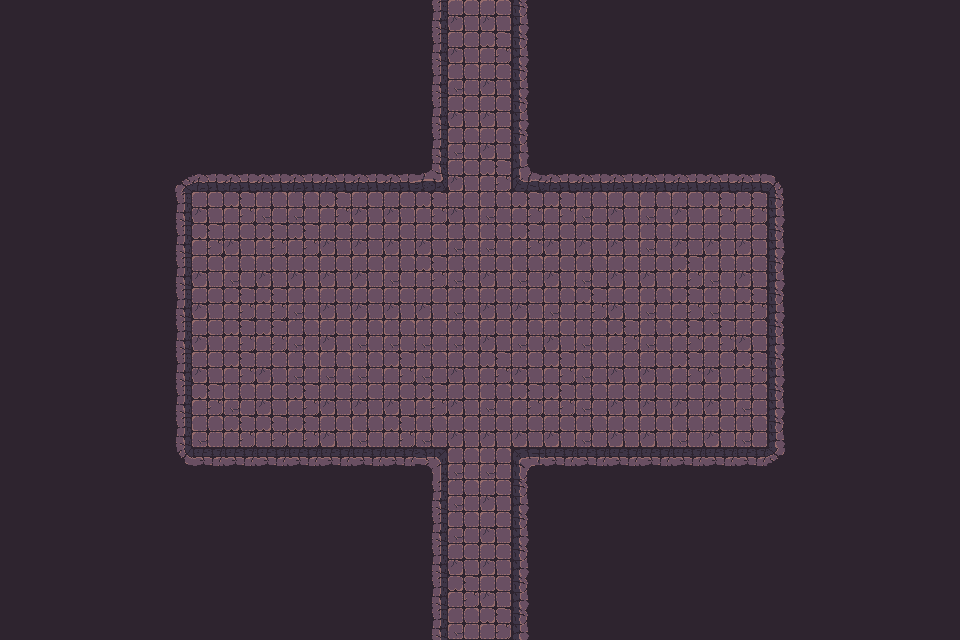

Below is a game level as drawn by its tile map, then a one-line description and the .tmx file that defines it, in full:
An orthogonal 30x20 tile map with 32x32 px tiles, 1 tile layer (Tile layer 1), 2 tilesets and 57 objects.

<map version="1.10" tiledversion="1.11.2" orientation="orthogonal" renderorder="right-down" width="30" height="20" tilewidth="32" tileheight="32" infinite="0" nextlayerid="3" nextobjectid="1">
    <tileset firstgid="1" name="Town Tileset" tilewidth="32" tileheight="32" tilecount="64" columns="8">
        <image source="../../../tiles/World H Tileset.png" trans="ff00ff" width="256" height="256" />
        <tile id="4">
            <objectgroup draworder="index" id="2">
                <object id="1" x="0" y="0" width="32" height="32" />
            </objectgroup>
        </tile>
        <tile id="5">
            <objectgroup draworder="index" id="2">
                <object id="1" x="0" y="0" width="32" height="32" />
            </objectgroup>
        </tile>
        <tile id="6">
            <objectgroup draworder="index" id="2">
                <object id="1" x="0" y="0" width="32" height="32" />
            </objectgroup>
        </tile>
        <tile id="7">
            <objectgroup draworder="index" id="2">
                <object id="1" x="0" y="0" width="32" height="32" />
            </objectgroup>
        </tile>
        <tile id="8">
            <objectgroup draworder="index" id="2">
                <object id="1" x="0" y="0" width="32" height="32" />
            </objectgroup>
        </tile>
        <tile id="10">
            <objectgroup draworder="index" id="2">
                <object id="1" x="0" y="32" width="32" height="0" />
            </objectgroup>
        </tile>
        <tile id="11">
            <objectgroup draworder="index" id="2">
                <object id="1" x="0" y="32" width="32" height="0" />
                <object id="2" x="32" y="0" width="0" height="32" />
            </objectgroup>
        </tile>
        <tile id="12">
            <objectgroup draworder="index" id="2">
                <object id="1" x="32" y="0" width="0" height="32" />
            </objectgroup>
        </tile>
        <tile id="13">
            <objectgroup draworder="index" id="2">
                <object id="1" x="0" y="32" width="32" height="0" />
                <object id="2" x="0" y="32" width="32" height="0" />
                <object id="3" x="0" y="0" width="0" height="32" />
            </objectgroup>
        </tile>
        <tile id="14">
            <objectgroup draworder="index" id="2">
                <object id="1" x="0" y="0" width="0" height="32" />
            </objectgroup>
        </tile>
        <tile id="16">
            <objectgroup draworder="index" id="2">
                <object id="1" x="0" y="0" width="32" height="32" />
            </objectgroup>
        </tile>
        <tile id="24">
            <objectgroup draworder="index" id="2">
                <object id="1" x="0" y="0" width="32" height="32" />
            </objectgroup>
        </tile>
    </tileset>
    <tileset firstgid="65" name="Dungeon Crawler Tileset" tilewidth="32" tileheight="32" tilecount="100" columns="10">
        <image source="../../../tiles/Dungeon_Tile.png" trans="" width="320" height="320" />
        <tile id="2">
            <objectgroup draworder="index" id="2">
                <object id="1" x="0" y="0" width="32" height="32" />
            </objectgroup>
        </tile>
        <tile id="3">
            <objectgroup draworder="index" id="2">
                <object id="1" x="0" y="0" width="32" height="32" />
            </objectgroup>
        </tile>
        <tile id="4">
            <objectgroup draworder="index" id="2">
                <object id="1" x="0" y="0" width="32" height="32" />
            </objectgroup>
        </tile>
        <tile id="5">
            <objectgroup draworder="index" id="2">
                <object id="1" x="0" y="0" width="32" height="32" />
            </objectgroup>
        </tile>
        <tile id="6">
            <objectgroup draworder="index" id="2">
                <object id="1" x="0" y="0" width="32" height="32" />
            </objectgroup>
        </tile>
        <tile id="8">
            <objectgroup draworder="index" id="2">
                <object id="1" x="0" y="0" width="32" height="32" />
            </objectgroup>
        </tile>
        <tile id="12">
            <objectgroup draworder="index" id="2">
                <object id="1" x="0" y="0" width="32" height="32" />
            </objectgroup>
        </tile>
        <tile id="13">
            <objectgroup draworder="index" id="2">
                <object id="1" x="0" y="0" width="32" height="32" />
            </objectgroup>
        </tile>
        <tile id="14">
            <objectgroup draworder="index" id="2">
                <object id="1" x="0" y="0" width="32" height="32" />
            </objectgroup>
        </tile>
        <tile id="15">
            <objectgroup draworder="index" id="2">
                <object id="1" x="0" y="0" width="32" height="32" />
            </objectgroup>
        </tile>
        <tile id="16">
            <objectgroup draworder="index" id="2">
                <object id="1" x="0" y="0" width="32" height="32" />
            </objectgroup>
        </tile>
        <tile id="18">
            <objectgroup draworder="index" id="2">
                <object id="1" x="0" y="0" width="32" height="32" />
            </objectgroup>
        </tile>
        <tile id="22">
            <objectgroup draworder="index" id="2">
                <object id="1" x="0" y="0" width="32" height="32" />
            </objectgroup>
        </tile>
        <tile id="23">
            <objectgroup draworder="index" id="2">
                <object id="1" x="0" y="0" width="32" height="32" />
            </objectgroup>
        </tile>
        <tile id="24">
            <objectgroup draworder="index" id="2">
                <object id="1" x="0" y="0" width="32" height="32" />
            </objectgroup>
        </tile>
        <tile id="25">
            <objectgroup draworder="index" id="2">
                <object id="1" x="0" y="0" width="32" height="32" />
            </objectgroup>
        </tile>
        <tile id="26">
            <objectgroup draworder="index" id="2">
                <object id="1" x="0" y="0" width="32" height="32" />
            </objectgroup>
        </tile>
        <tile id="28">
            <objectgroup draworder="index" id="2">
                <object id="1" x="0" y="0" width="32" height="32" />
            </objectgroup>
        </tile>
        <tile id="32">
            <objectgroup draworder="index" id="2">
                <object id="1" x="0" y="0" width="32" height="32" />
            </objectgroup>
        </tile>
        <tile id="33">
            <objectgroup draworder="index" id="2">
                <object id="1" x="0" y="0" width="32" height="32" />
            </objectgroup>
        </tile>
        <tile id="34">
            <objectgroup draworder="index" id="2">
                <object id="1" x="0" y="0" width="32" height="32" />
            </objectgroup>
        </tile>
        <tile id="35">
            <objectgroup draworder="index" id="2">
                <object id="1" x="0" y="0" width="32" height="32" />
            </objectgroup>
        </tile>
        <tile id="36">
            <objectgroup draworder="index" id="2">
                <object id="1" x="0" y="0" width="32" height="32" />
            </objectgroup>
        </tile>
        <tile id="38">
            <objectgroup draworder="index" id="2">
                <object id="1" x="0" y="0" width="32" height="32" />
            </objectgroup>
        </tile>
        <tile id="42">
            <objectgroup draworder="index" id="2">
                <object id="1" x="0" y="0" width="32" height="32" />
            </objectgroup>
        </tile>
        <tile id="43">
            <objectgroup draworder="index" id="2">
                <object id="1" x="0" y="0" width="32" height="32" />
            </objectgroup>
        </tile>
        <tile id="44">
            <objectgroup draworder="index" id="2">
                <object id="1" x="0" y="0" width="32" height="32" />
            </objectgroup>
        </tile>
        <tile id="45">
            <objectgroup draworder="index" id="2">
                <object id="1" x="0" y="0" width="32" height="32" />
            </objectgroup>
        </tile>
        <tile id="46">
            <objectgroup draworder="index" id="2">
                <object id="1" x="0" y="0" width="32" height="32" />
            </objectgroup>
        </tile>
        <tile id="48">
            <objectgroup draworder="index" id="2">
                <object id="1" x="0" y="0" width="32" height="32" />
            </objectgroup>
        </tile>
        <tile id="52">
            <objectgroup draworder="index" id="2">
                <object id="1" x="0" y="0" width="32" height="32" />
            </objectgroup>
        </tile>
        <tile id="53">
            <objectgroup draworder="index" id="2">
                <object id="1" x="0" y="0" width="32" height="32" />
            </objectgroup>
        </tile>
        <tile id="54">
            <objectgroup draworder="index" id="2">
                <object id="1" x="0" y="0" width="32" height="32" />
            </objectgroup>
        </tile>
        <tile id="55">
            <objectgroup draworder="index" id="2">
                <object id="1" x="0" y="0" width="32" height="32" />
            </objectgroup>
        </tile>
        <tile id="56">
            <objectgroup draworder="index" id="2">
                <object id="1" x="0" y="0" width="32" height="32" />
            </objectgroup>
        </tile>
        <tile id="58">
            <objectgroup draworder="index" id="2">
                <object id="1" x="0" y="0" width="32" height="32" />
            </objectgroup>
        </tile>
        <tile id="62">
            <objectgroup draworder="index" id="2">
                <object id="1" x="0" y="0" width="32" height="32" />
            </objectgroup>
        </tile>
        <tile id="63">
            <objectgroup draworder="index" id="2">
                <object id="1" x="0" y="0" width="32" height="32" />
            </objectgroup>
        </tile>
        <tile id="64">
            <objectgroup draworder="index" id="2">
                <object id="1" x="0" y="0" width="32" height="32" />
            </objectgroup>
        </tile>
        <tile id="65">
            <objectgroup draworder="index" id="2">
                <object id="1" x="0" y="0" width="32" height="32" />
            </objectgroup>
        </tile>
        <tile id="66">
            <objectgroup draworder="index" id="2">
                <object id="1" x="0" y="0" width="32" height="32" />
            </objectgroup>
        </tile>
        <tile id="68">
            <objectgroup draworder="index" id="2">
                <object id="1" x="0" y="0" width="32" height="32" />
            </objectgroup>
        </tile>
    </tileset>
    <layer id="1" name="Tile layer 1" width="30" height="20">
        <data encoding="csv">
122,122,122,122,122,122,122,122,122,122,122,122,122,77,75,75,79,122,122,122,122,122,122,122,122,122,122,122,122,122,
122,122,122,122,122,122,122,122,122,122,122,122,122,77,75,65,79,122,122,122,122,122,122,122,122,122,122,122,122,122,
122,122,122,122,122,122,122,122,122,122,122,122,122,77,66,75,79,122,122,122,122,122,122,122,122,122,122,122,122,122,
122,122,122,122,122,122,122,122,122,122,122,122,122,77,75,75,79,122,122,122,122,122,122,122,122,122,122,122,122,122,
122,122,122,122,122,122,122,122,122,122,122,122,122,77,66,75,79,122,122,122,122,122,122,122,122,122,122,122,122,122,
122,122,122,122,122,67,68,68,68,68,68,68,68,103,75,65,100,68,68,68,68,68,68,68,69,122,122,122,122,122,
122,122,122,122,122,77,75,65,66,66,65,75,75,65,75,66,65,65,66,75,66,75,65,65,79,122,122,122,122,122,
122,122,122,122,122,77,65,75,65,65,75,75,75,75,66,66,65,75,75,75,66,75,75,75,79,122,122,122,122,122,
122,122,122,122,122,77,75,66,75,75,75,75,66,65,66,75,66,75,66,75,75,65,66,75,79,122,122,122,122,122,
122,122,122,122,122,77,75,65,65,66,75,75,75,75,66,75,75,66,65,75,66,65,66,65,79,122,122,122,122,122,
122,122,122,122,122,77,75,65,65,66,75,66,66,66,66,75,66,75,66,65,66,65,65,75,79,122,122,122,122,122,
122,122,122,122,122,77,75,65,75,66,66,66,65,66,75,65,75,65,66,75,75,65,75,65,79,122,122,122,122,122,
122,122,122,122,122,77,65,66,75,65,75,75,75,65,75,66,65,65,66,75,75,75,75,66,79,122,122,122,122,122,
122,122,122,122,122,77,66,65,65,65,75,66,65,66,75,75,75,75,66,75,75,66,75,66,79,122,122,122,122,122,
122,122,122,122,122,87,88,88,88,88,88,88,88,73,66,66,70,88,88,88,88,88,88,88,89,122,122,122,122,122,
122,122,122,122,122,122,122,122,122,122,122,122,122,77,66,75,79,122,122,122,122,122,122,122,122,122,122,122,122,122,
122,122,122,122,122,122,122,122,122,122,122,122,122,77,66,75,79,122,122,122,122,122,122,122,122,122,122,122,122,122,
122,122,122,122,122,122,122,122,122,122,122,122,122,77,75,75,79,122,122,122,122,122,122,122,122,122,122,122,122,122,
122,122,122,122,122,122,122,122,122,122,122,122,122,77,65,75,79,122,122,122,122,122,122,122,122,122,122,122,122,122,
122,122,122,122,122,122,122,122,122,122,122,122,122,77,66,65,79,122,122,122,122,122,122,122,122,122,122,122,122,122
        </data>
    </layer>
</map>
